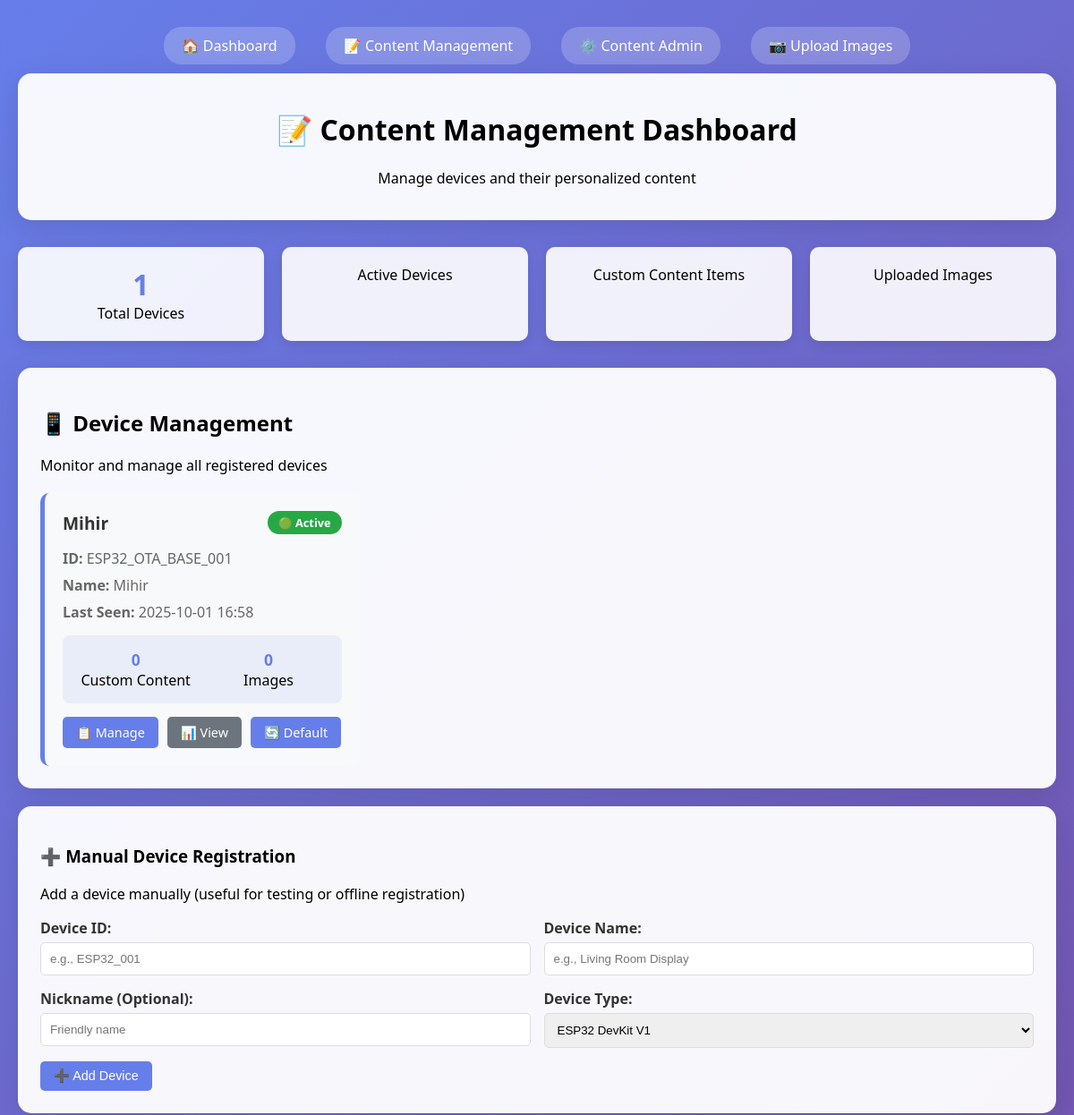
The page /content-management (upper part) on the database as committed earlier.
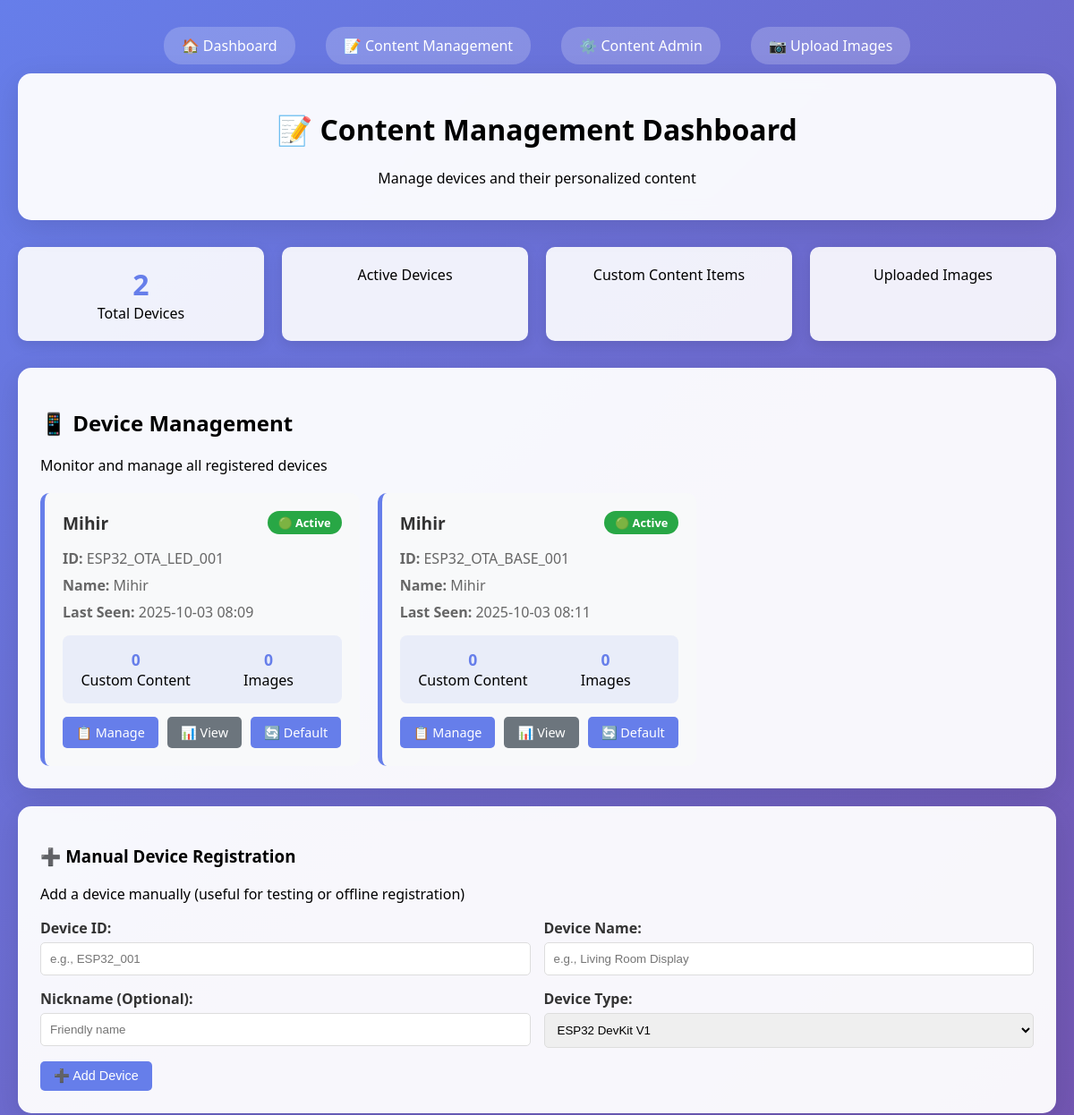
The same page on the database as committed later.
### models.py (models this page shows, shortened)
class Device(db.Model):
    __tablename__ = 'devices'
    id = db.Column(db.Integer, primary_key=True)
    device_id = db.Column(db.String(255), unique=True, nullable=False, index=True)
    device_name = db.Column(db.String(255), nullable=False)
    occupation = db.Column(db.String(255), nullable=False)
    device_type = db.Column(db.String(100), nullable=False)
    wifi_ssid = db.Column(db.String(255))
    preferences = db.Column(db.Text)  # JSON string
    nickname = db.Column(db.String(255))
    is_active = db.Column(db.Boolean, default=False, index=True)
    is_connected = db.Column(db.Boolean, default=False)
    last_seen = db.Column(db.DateTime, index=True)
    created_at = db.Column(db.DateTime, default=datetime.utcnow)
    updated_at = db.Column(db.DateTime, default=datetime.utcnow, onupdate=datetime.utcnow)
    custom_content_enabled = db.Column(db.Boolean, default=False)
    temperature = db.Column(db.Float, default=0.0)
    humidity = db.Column(db.Float, default=0.0)
    motion_detected = db.Column(db.Boolean, default=False)
    sleep_mode = db.Column(db.Boolean, default=False)
    sensor_last_update = db.Column(db.DateTime)
    firmware_version = db.Column(db.String(50))
    uptime_seconds = db.Column(db.Integer, default=0)
    free_heap = db.Column(db.Integer, default=0)
    wifi_rssi = db.Column(db.Integer, default=0)
    device_contents = db.relationship('DeviceContent', backref='device', lazy='dynamic')

### unified_cms.py (the view)
@app.route('/content-management')
def content_management():
    try:
        devices = Device.query.all()
        recent_content = DeviceContent.query.order_by(DeviceContent.created_at.desc()).limit(20).all()
        return render_template('content_management.html', devices=devices, recent_content=recent_content)
    except Exception as e:
        logger.error(f"Content management error: {str(e)}")
        flash(f'Error loading content management: {str(e)}', 'error')
        return redirect(url_for('index'))

### templates/content_management.html (shortened to what the changed rows need)
<!DOCTYPE html>
<html lang="en">
<head>
</head>
<body>
    <div class="container">
        <div class="header">
            <h1>📝 Content Management Dashboard</h1>
        </div>
        <div class="stats-grid">
            <div class="stat-card">
                <div class="stat-number">{{ devices|length }}</div>
                <div>Total Devices</div>
            </div>
        </div>
        <div class="devices-section">
            <h2>📱 Device Management</h2>
            {% if devices %}
                <div class="devices-grid">
                    {% for device in devices %}
                        <div class="device-card">
                            <div class="device-header">
                                <div class="device-name">
                                    {{ device.nickname or device.device_name or device.device_id }}
                                </div>
                                <span class="status {% if device.is_active %}active{% else %}inactive{% endif %}">
                                    {% if device.is_active %}🟢 Active{% else %}🔴 Inactive{% endif %}
                                </span>
                            </div>
                            <div class="device-info">
                                <strong>ID:</strong> {{ device.device_id }}
                            </div>
                            {% if device.device_name %}
                            <div class="device-info">
                                <strong>Name:</strong> {{ device.device_name }}
                            </div>
                            {% endif %}
                            <div class="device-info">
                                <strong>Last Seen:</strong>
                                {% if device.last_seen %}
                                    {{ device.last_seen.strftime('%Y-%m-%d %H:%M') }}
                                {% else %}
                                    Never
                                {% endif %}
                            </div>
                            <div class="content-stats">
                                <div>
                                    <strong>{{ device.custom_contents|length }}</strong>
                                    Custom Content
                                </div>
                                <div>
                                    <strong>{{ device.images|length }}</strong>
                                    Images
                                </div>
                            </div>
                            <div class="device-actions">
                                <a href="/device/{{ device.device_id }}" class="btn">📋 Manage</a>
                                <a href="/api/devices/{{ device.device_id }}/dashboard" class="btn btn-secondary" target="_blank">📊 View</a>
                                {% if device.custom_content_enabled %}
                                    <a href="/device/{{ device.device_id }}/toggle-content-mode" class="btn btn-success">🟢 Custom</a>
                                {% else %}
                                    <a href="/device/{{ device.device_id }}/toggle-content-mode" class="btn">🔄 Default</a>
                                {% endif %}
                            </div>
                        </div>
                    {% endfor %}
                </div>
            {% endif %}
        </div>
    </div>
</body>
</html>

Rows that differ between the two databases and show on the page:
changed Device: device_id "ESP32_OTA_BASE_001" → "ESP32_OTA_LED_001"; last_seen "2025-10-01 16:58" → "2025-10-03 08:09"
added Device: nickname+device_name "Mihir", is_active "🟢 Active", device_id "ESP32_OTA_BASE_001", device_name "Mihir", last_seen "2025-10-03 08:11", custom_contents|length "0", images|length "0"
Other text that changed with them:
{{ devices|length }}: "1" → "2"
